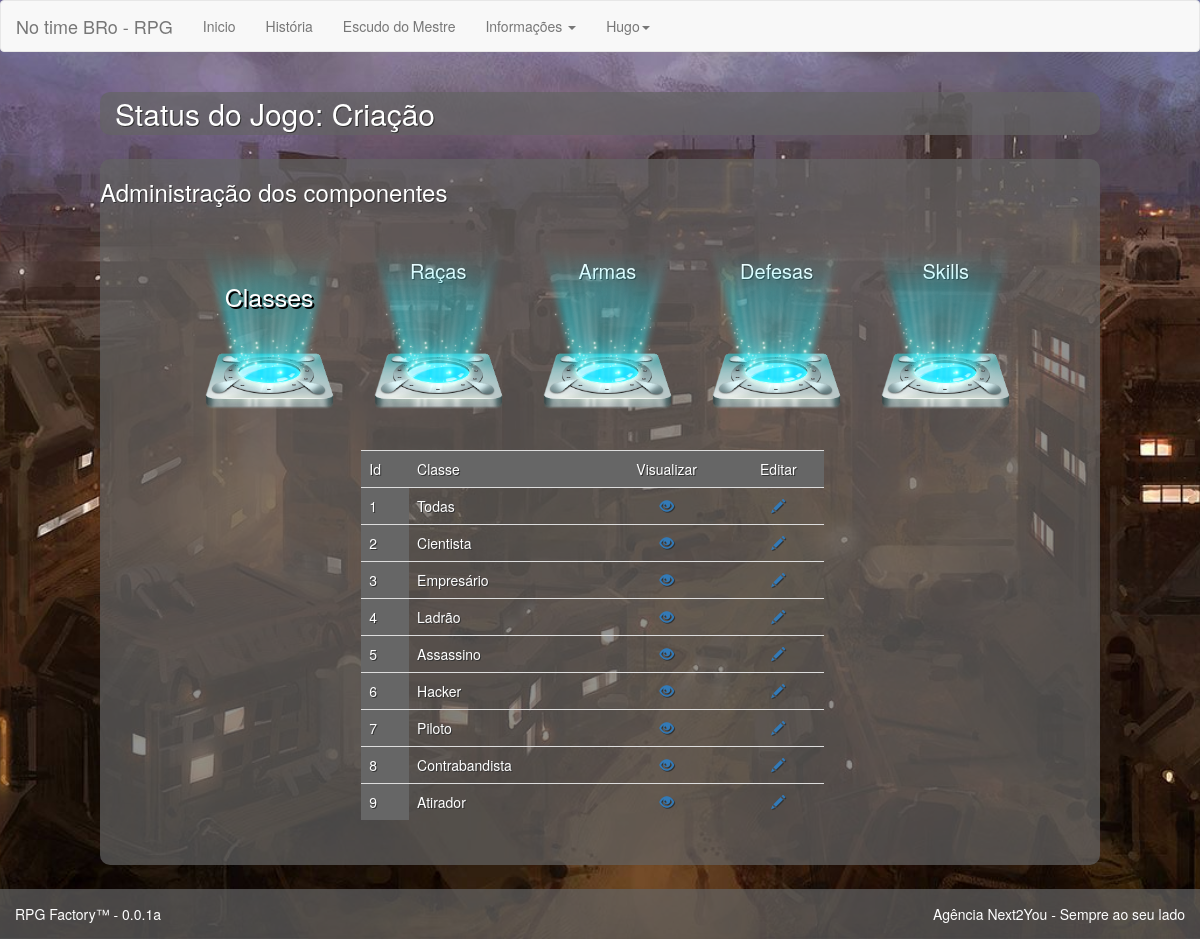
Page /?url=Administrar&T=Classes (signed in) on the committed database.
### tables this page shows
create table tb_classes (
    id_classe int primary key auto_increment,
    nome_classe varchar(255),
    atr1 varchar(255),
    atr2 varchar(255),
    atr3 varchar(255),
    atr4 varchar(255),
    hab_c1 varchar(255),
    hab_c2 varchar(255),
    hab_c3 varchar(255),
    hab_c4 varchar(255),
    hab_c5 varchar(255),
    descr_classe text
);

### pages/Adm/Classes.php (shortened to what this page needs)
<?php
    $QueryBuscarTodasClasses = "SELECT * FROM tb_classes";
    $ExeQrBuscarTodasClasses = mysqli_query($connection, $QueryBuscarTodasClasses);
    $ResQrBuscarTodasClasses = mysqli_num_rows($ExeQrBuscarTodasClasses);
?>
<div class="col-md-6 col-md-push-3">
    <table class="table table-hover">
        <tr style="background-color:#666">
            <td>Id</td>
            <td>Classe</td>
            <td class="text-center">Visualizar</td>
            <td class="text-center">Editar</td>
        </tr>
        <?php
    if($ResQrBuscarTodasClasses > 0){
        foreach($ExeQrBuscarTodasClasses as $ResClasse):
            ?>
        <tr>
            <td style="background-color:#666"><?php echo $ResClasse['id_classe']?></td>
            <td><?php echo $ResClasse['nome_classe']?></td>
            <td class="text-center">
                <a href="#" data-toggle="modal" data-target="#VisualizarClasse<?php echo $ResClasse['id_classe']?>"><i class="glyphicon glyphicon-eye-open"></i></a>
            </td>
            <td class="text-center">
                <a href="#" data-toggle="modal" data-target="#EditarClasse<?php echo $ResClasse['id_classe']?>"><i class="glyphicon glyphicon-pencil"></i></a>
            </td>
        </tr>
        <?php
        endforeach;
    }
?>
    </table>
</div>

### css/Estilo-Personalizado.css (style rules this page uses)
* { background: transparent; }
body { background: url("../img/fundo.jpg") no-repeat center center fixed; -webkit-background-size: cover; -moz-background-size: cover; -o-background-size: cover; width: 100%; min-height: 600px; max-height: 1366px; }

### rows in the picture
tb_classes: id_classe "1", nome_classe "Todas"
tb_classes: id_classe "2", nome_classe "Cientista"
tb_classes: id_classe "3", nome_classe "Empresário"
tb_classes: id_classe "4", nome_classe "Ladrão"
tb_classes: id_classe "5", nome_classe "Assassino"
tb_classes: id_classe "6", nome_classe "Hacker"
tb_classes: id_classe "7", nome_classe "Piloto"
tb_classes: id_classe "8", nome_classe "Contrabandista"
tb_classes: id_classe "9", nome_classe "Atirador"

### other values in the picture
lmWord($_SESSION['Login']['nome_usuario'], 8) "Hugo"
VERSIONS "0.0.1a"
